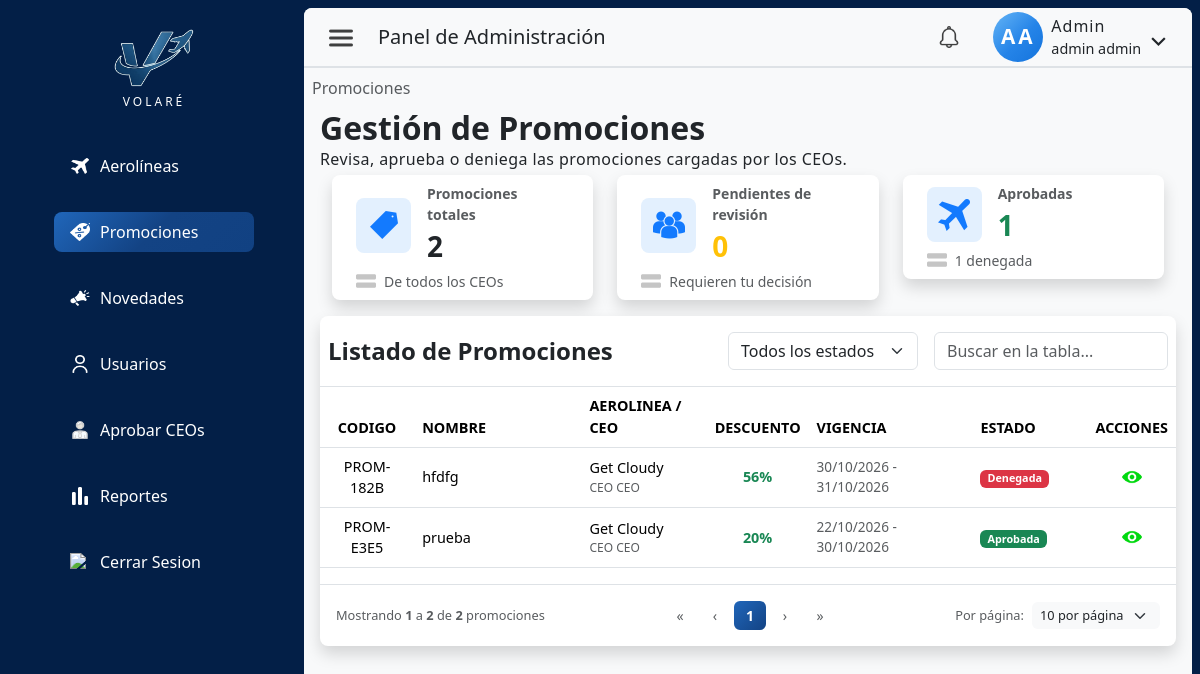
The page /index.php?pagina=promociones&seccion=listado (signed in) on the database its author committed.
### tables this page shows
CREATE TABLE `promocion` (
  `idPromocion` int NOT NULL AUTO_INCREMENT,
  `codigo` varchar(20) NOT NULL,
  `idAerolinea` int NOT NULL,
  `idUsuarioCreador` int NOT NULL,
  `idVuelo` int DEFAULT NULL,
  `codigoOrigen` char(3) DEFAULT NULL,
  `codigoDestino` char(3) DEFAULT NULL,
  `nombre` varchar(150) NOT NULL,
  `descripcion` text,
  `descuentoPorcentaje` decimal(5,2) NOT NULL,
  `fechaInicio` date NOT NULL,
  `fechaFin` date NOT NULL,
  `estado` enum('Pendiente','Aprobada','Denegada') NOT NULL DEFAULT 'Pendiente',
  `condiciones` text,
  `acumulable` tinyint(1) NOT NULL DEFAULT '0',
  `fechaCreacion` datetime NOT NULL DEFAULT CURRENT_TIMESTAMP,
  `notificacion_vista` tinyint(1) DEFAULT '0',
  PRIMARY KEY (`idPromocion`),
  UNIQUE KEY `codigo_UNIQUE` (`codigo`),
  KEY `fk_promocion_aerolinea_idx` (`idAerolinea`),
  KEY `fk_promocion_usuario_idx` (`idUsuarioCreador`),
  KEY `fk_promocion_vuelo_idx` (`idVuelo`),
  KEY `idx_promocion_alcance` (`idAerolinea`,`idVuelo`,`codigoOrigen`,`codigoDestino`),
  CONSTRAINT `fk_promocion_aerolinea` FOREIGN KEY (`idAerolinea`) REFERENCES `aerolinea` (`idAerolinea`) ON DELETE CASCADE,
  CONSTRAINT `fk_promocion_usuario` FOREIGN KEY (`idUsuarioCreador`) REFERENCES `usuario` (`idUsuario`) ON DELETE CASCADE,
  CONSTRAINT `fk_promocion_vuelo` FOREIGN KEY (`idVuelo`) REFERENCES `vuelo` (`idVuelo`) ON DELETE SET NULL
);

CREATE TABLE `aerolinea` (
  `idAerolinea` int NOT NULL AUTO_INCREMENT,
  `nombreAerolinea` varchar(50) NOT NULL,
  `codigoIATA` varchar(5) NOT NULL,
  `descripcion` varchar(200) DEFAULT NULL,
  `codPais` varchar(3) NOT NULL,
  `email` varchar(250) NOT NULL,
  `logoUrl` varchar(500) DEFAULT NULL,
  `activo` tinyint NOT NULL DEFAULT '1',
  `logoPublicId` varchar(500) DEFAULT NULL,
  `fechaCreacion` datetime NOT NULL DEFAULT CURRENT_TIMESTAMP,
  PRIMARY KEY (`idAerolinea`),
  UNIQUE KEY `codigoIATA_UNIQUE` (`codigoIATA`),
  UNIQUE KEY `email_UNIQUE` (`email`)
);

CREATE TABLE `usuario` (
  `idUsuario` int NOT NULL AUTO_INCREMENT,
  `nombre` varchar(50) NOT NULL,
  `apellido` varchar(50) NOT NULL,
  `tipoDocumento` enum('DNI','pasaporte','lc','le') NOT NULL,
  `nroDocumento` varchar(50) NOT NULL,
  `contrasena` varchar(255) NOT NULL,
  `email` varchar(255) NOT NULL,
  `telefono` varchar(45) NOT NULL,
  `fechaNacimiento` date NOT NULL,
  `rol` enum('cliente','ceo','admin') NOT NULL DEFAULT 'cliente',
  `activo` tinyint NOT NULL DEFAULT '0',
  `emailVerificado` tinyint NOT NULL DEFAULT '0',
  `fecha_hora_autorizacion` datetime DEFAULT NULL,
  `tokenVerificacion` varchar(64) DEFAULT NULL,
  `idAerolinea` int DEFAULT NULL,
  `fechaCreacion` datetime NOT NULL DEFAULT CURRENT_TIMESTAMP,
  `notificacion_vista` tinyint(1) DEFAULT '0',
  PRIMARY KEY (`idUsuario`),
  UNIQUE KEY `uk_documento` (`tipoDocumento`,`nroDocumento`),
  UNIQUE KEY `email_UNIQUE` (`email`),
  UNIQUE KEY `idUsuario_UNIQUE` (`idUsuario`),
  UNIQUE KEY `nroDocumento_UNIQUE` (`nroDocumento`),
  KEY `fk_usuario_1_idx` (`idAerolinea`),
  CONSTRAINT `fk_usuario_1` FOREIGN KEY (`idAerolinea`) REFERENCES `aerolinea` (`idAerolinea`)
);

### src/views/admin/promocionesAdminListado.php (the view, shortened to what the rows shown need)
<?php
require_once __DIR__ . '/../../controllers/PromocionController.php';
$ctrl  = new PromocionController($link);
$todas = $ctrl->listarTodas();
$estadosValidos = ['Pendiente', 'Aprobada', 'Denegada'];
$estadoFiltro   = in_array($_GET['estado'] ?? '', $estadosValidos, true) ? $_GET['estado'] : '';
$lista = $estadoFiltro !== ''
    ? array_values(array_filter($todas, fn($p) => $p['estado'] === $estadoFiltro))
    : $todas;
usort($lista, fn($a, $b) => ($a['estado'] === 'Pendiente' ? 0 : 1) <=> ($b['estado'] === 'Pendiente' ? 0 : 1));
$porPaginaPermitidos = [5, 10, 25, 50];
$pagActual    = max(1, (int)($_GET['pag'] ?? 1));
$porPaginaRaw = (int)($_GET['porPagina'] ?? 10);
$porPagina    = in_array($porPaginaRaw, $porPaginaPermitidos) ? $porPaginaRaw : 10;
$total        = count($lista);
$totalPaginas = max(1, (int)ceil($total / $porPagina));
$pagActual    = min($pagActual, $totalPaginas);
$promociones = array_slice($lista, ($pagActual - 1) * $porPagina,$porPagina);
function badgeEstadoPromoAdmin(string $estado): string {
    return match ($estado) {
        'Aprobada' => 'text-bg-success',
        'Denegada' => 'text-bg-danger',
        default    => 'text-bg-warning',
    };
}
?>
<div>
    <div class="contForm col-12 d-flex flex-column p-2 admin-content h-100">
        <h2 class="m-0 p-0 fs-2 fw-bold">Gestión de Promociones</h2>
        <div class="d-flex flex-column gap-2">
            <div class="table-responsive bg-white shadow rounded-3 pt-3 tablaContenedor">
                <table class="table table-hover align-middle border-top mt-2 tabla-aerolineas">
                    <thead>
                        <tr>
                            <th scope="col" class="text-center fw-bold">CODIGO</th>
                            <th scope="col" class="fw-bold">NOMBRE</th>
                            <th scope="col" class="fw-bold d-none d-md-table-cell">AEROLINEA / CEO</th>
                            <th scope="col" class="fw-bold text-center">DESCUENTO</th>
                            <th scope="col" class="fw-bold d-none d-lg-table-cell">VIGENCIA</th>
                            <th scope="col" class="fw-bold d-none d-sm-table-cell">ESTADO</th>
                            <th scope="col" class="text-center fw-bold" style="width: 130px;">ACCIONES</th>
                        </tr>
                    </thead>
                    <tbody id="promocionTableBody">
                        <?php if (empty($promociones)): ?>
                            <tr>
                                <td colspan="7" class="text-center py-4 text-muted">
                                    No hay promociones<?= $estadoFiltro !== '' ? ' con estado "' . htmlspecialchars($estadoFiltro) . '"' : ' cargadas todavía' ?>.
                                </td>
                            </tr>
                        <?php else:
                            foreach ($promociones as $p):
                                $idPromo   = $p['idPromocion'] ?? $p['codigo'];
                                $fInicio   = date('d/m/Y', strtotime($p['fechaInicio']));
                                $fFin      = date('d/m/Y', strtotime($p['fechaFin']));
                                $aerolinea = $p['nombreAerolinea'] ?? ($p['codigoIATA'] ?? '—');
                                $ceo       = trim(($p['ceoNombre'] ?? '') . ' ' . ($p['ceoApellido'] ?? ''));
                        ?>
                        <tr class="fila-tabla" data-id="<?= htmlspecialchars((string)$idPromo) ?>" style="cursor:pointer;">
                            <td class="text-center text-uppercase fw-medium">
                                <?= htmlspecialchars($p['codigo']) ?>
                            </td>
                            <td><?= htmlspecialchars($p['nombre']) ?></td>
                            <td class="d-none d-md-table-cell">
                                <div><?= htmlspecialchars($aerolinea) ?></div>
                                <?php if ($ceo !== ''): ?>
                                    <div class="text-muted" style="font-size:0.75rem;"><?= htmlspecialchars($ceo) ?></div>
                                <?php endif; ?>
                            </td>
                            <td class="text-center fw-bold text-success"><?= (float)$p['descuentoPorcentaje'] ?>%</td>
                            <td class="d-none d-lg-table-cell text-muted" style="font-size:0.85rem;"><?= $fInicio ?> - <?= $fFin ?></td>
                            <td class="d-none d-sm-table-cell">
                                <span class="badge <?= badgeEstadoPromoAdmin($p['estado']) ?>"><?= htmlspecialchars($p['estado']) ?></span>
                            </td>
                            <td>
                                <div class="d-flex justify-content-center align-items-center w-100 gap-2">
                                    <a
                                        href="<?= url('index.php?pagina=promociones&seccion=detalle&id=' . htmlspecialchars((string)$idPromo)) ?>"
                                        class="p-0 bg-transparent border-0 d-flex align-items-center justify-content-center text-decoration-none btn-ver-promo"
                                        data-bs-toggle="tooltip"
                                        data-bs-placement="top"
                                        data-bs-title="Ver detalle"
                                        data-bs-trigger="hover"
                                        style="width: 24px; height: 24px;"
                                    >
                                        <img src="<?= url('public/img/icons/readTabla.png') ?>" class="img-fluid" alt="ver promoción" style="width: 20px; height: 20px; object-fit: contain;">
                                    </a>
                                </div>
                            </td>
                        </tr>
                        <?php endforeach; ?>
                        <?php endif; ?>
                    </tbody>
                </table>
            </div>
        </div>
    </div>
</div>

### rows shown on the page
promocion: codigo "PROM-182B", nombre "hfdfg", idAerolinea.nombreAerolinea "Get Cloudy", idUsuarioCreador.apellido "CEO CEO", descuentoPorcentaje "56", fechaInicio "30/10/2026", fechaFin "31/10/2026", estado "Denegada"
promocion: codigo "PROM-E3E5", nombre "prueba", idAerolinea.nombreAerolinea "Get Cloudy", idUsuarioCreador.apellido "CEO CEO", descuentoPorcentaje "20", fechaInicio "22/10/2026", fechaFin "30/10/2026", estado "Aprobada"

### other values the page prints
$link['label'] "Aerolíneas"
$link['label'] "Promociones"
$link['label'] "Novedades"
$link['label'] "Usuarios"
$link['label'] "Aprobar CEOs"
$link['label'] "Reportes"
$rol "Admin"
$usuario['nombre'] "admin"
$usuario['apellido'] "admin"
$totalGeneral "2"
$pendientes "0"
$aprobadas "1"
$denegadas "1"
$desde "1"
$hasta "2"
